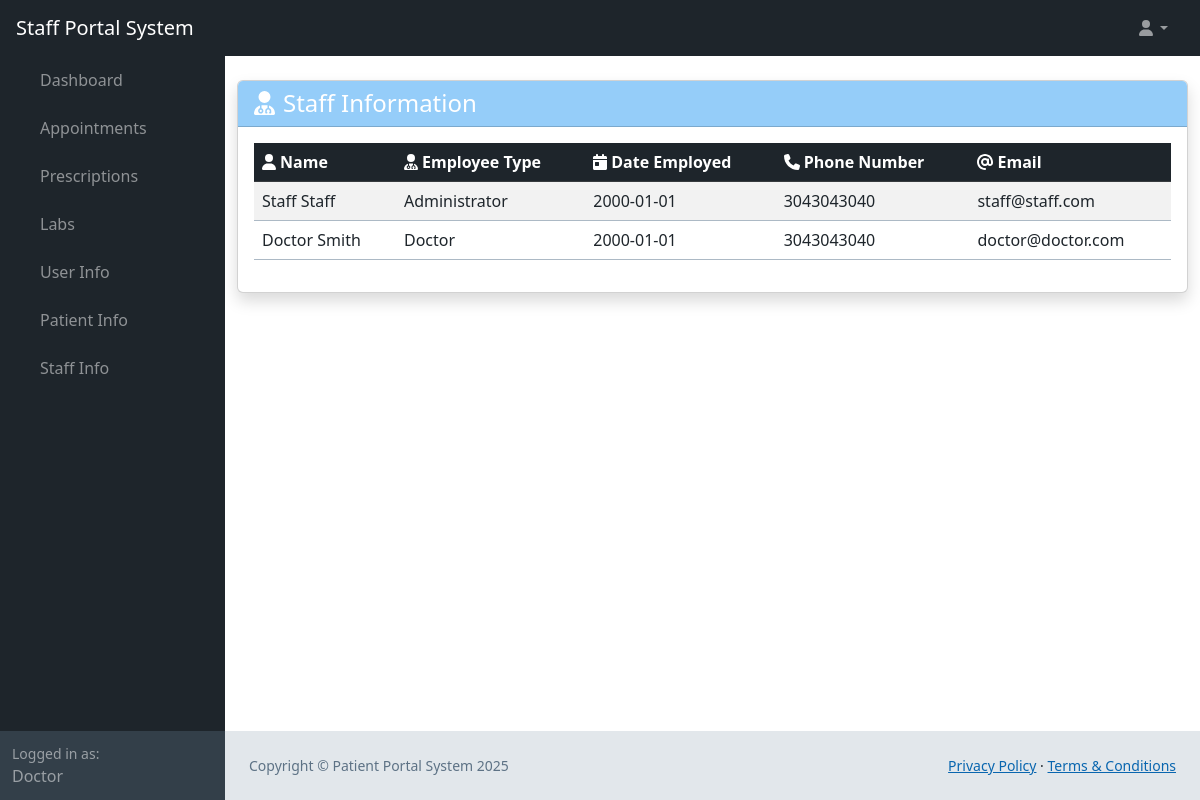
Page /web_root/staff-info.php (signed in) on the committed database.
### tables this page shows
CREATE TABLE `user` (
  `user_id` bigint(20) NOT NULL AUTO_INCREMENT,
  `first_name` varchar(25) NOT NULL,
  `last_name` varchar(50) NOT NULL,
  `phone_number` bigint(20) NOT NULL,
  `email` varchar(50) NOT NULL,
  `username` varchar(25) NOT NULL,
  `password_hash` varchar(60) NOT NULL,
  `bio` mediumtext DEFAULT NULL,
  `profile_pic` longblob DEFAULT NULL,
  PRIMARY KEY (`user_id`)
);

CREATE TABLE `staff` (
  `staff_id` int(11) NOT NULL AUTO_INCREMENT,
  `employee_type` varchar(45) DEFAULT NULL,
  `date_employed` date DEFAULT NULL,
  `user_id` bigint(20) NOT NULL UNIQUE,
  PRIMARY KEY (`staff_id`),
  KEY `fk_staff_user1_idx` (`user_id`),
  CONSTRAINT `fk_staff_user1` FOREIGN KEY (`user_id`) REFERENCES `user` (`user_id`)
);

### web_root/staff-info.php (called while the page is built, shortened)
<?php
require 'generic.php';
$query = 'SELECT * FROM staff JOIN user ON user.user_id = staff.user_id';
$employees = queryAsArray($conn, $query);
?>
<?php
require 'landing-content.php';
?>

### web_root/generic.php (called while the page is built, shortened)
<?php
    require 'functions.php';
    $conn = OpenCon();
    $userData = getDatafromTable($conn, "user", ["username" => $_SESSION['username']])[0];
    $user_id = $userData['user_id'];
    $firstName = $userData['first_name'];
    if (sizeOf(getDatafromTable($conn, "staff", ["user_id" => $user_id])) > 0) {
        $mode = 'Staff';
    }
?>

### web_root/functions.php (called while the page is built, shortened)
<?php
function getDatafromTable(mysqli $conn, string $table, array $searchConditions, $booleanOperations = "AND", $query = "select * from "): int|array
{
    $type = gettype($booleanOperations);
    if ($type == "array") {
        if (sizeof($booleanOperations) > sizeof($searchConditions)) {
            printf("There should be more search conditions than boolean operations");
            return 100;
        }
        for ($i = 0; $i < sizeof($booleanOperations); $i++) {
            if (!in_array(strtoupper($booleanOperations[$i]), ["OR", "AND", "XOR"])) {
                printf("Error getting data: incorrect boolean operator in '$booleanOperations'");
                return 101;
            }
        }
        for ($i = 0; $i < sizeof($searchConditions); $i++) {
            if ($i < sizeof($booleanOperations)) {
                $operations[$i] = strtoupper($booleanOperations[$i]);
            } else {
                $operations[$i] = "AND";
            }
        }
    } else if (!($type == "string")) {
        printf("Error incorrect data type for '$booleanOperations'");
        return 103;
    } else {
        if (in_array(strtoupper($booleanOperations), ["OR", "AND", "XOR"])) {
            for ($i = 0; $i < sizeof($searchConditions); $i++) {
                $operations[$i] = strtoupper($booleanOperations);
            }
        }
    }
    $query .= $table;
    if (sizeof($searchConditions) > 0) {
        $query .= " WHERE ";
    }
    $i = 0;
    foreach ($searchConditions as $key => $value) {
        $query .= $key . " = " . '\'' . $value . '\'';
        $query .= ' ' . $operations[$i] . ' ';
        $i++;
    }
    $query = substr($query, 0, strlen($query) - (strlen($operations[sizeof($operations) - 1]) + 2)) . ';';
    $result = mysqli_query($conn, $query);
    $results = mysqli_fetch_all($result, MYSQLI_BOTH);
    return $results;
}
function queryAsArray($conn, $query): array
{
    return $conn->query($query)->fetch_all(MYSQLI_BOTH);
}
?>

### web_root/staff-info-content.php (the view, shortened to what this page needs)
<div class="container py-4">
    <div class="card shadow">
        <div class="card-header bg-primary text-white">
            <h1 class="h4 mb-0"><i class="fas fa-user-md me-2"></i>Staff Information</h1>
        </div>
        <div class="card-body">
            <?php if (empty($employees)): ?>
                <div class="alert alert-dark">
                    <i class="fas fa-info-circle me-2"></i>No staff records found.
                </div>
            <?php else: ?>
                <div class="table-responsive">
                    <table class="table table-striped table-hover">
                        <thead class="table-dark">
                            <tr>
                                <th><i class="fas fa-user me-1"></i>Name</th>
                                <th><i class="fas fa-user-md me-1"></i>Employee Type</th>
                                <?php if ($mode != 'Patient'): ?>
                                    <th><i class="fas fa-calendar-day me-1"></i>Date Employed</th>
                                <?php endif; ?>
                                <th><i class="fas fa-phone me-1"></i>Phone Number</th>
                                <th><i class="fas fa-at me-1"></i>Email</th>
                            </tr>
                        </thead>
                        <tbody>
                            <?php foreach ($employees as $employee): ?>
                                <tr>
                                    <td><?= htmlspecialchars($employee['first_name'] . ' ' . $employee['last_name']) ?></td>
                                    <td><?= htmlspecialchars($employee['employee_type']) ?></td>
                                    <?php if ($mode != 'Patient'): ?>
                                        <td><?= htmlspecialchars($employee['date_employed']) ?></td>
                                    <?php endif; ?>
                                    <td><?= htmlspecialchars($employee['phone_number']) ?></td>
                                    <td><?= htmlspecialchars($employee['email']) ?></td>
                                </tr>
                            <?php endforeach; ?>
                        </tbody>
                    </table>
                </div>
            <?php endif; ?>
        </div>
    </div>
</div>

### web_root/landing-content.php (shortened to what this page needs)
<!DOCTYPE html>
<html lang="en">
<head>
    <link href="../css/styles.css" rel="stylesheet" />
    <link href="../css/calendar.css" rel="stylesheet" />
</head>
<body class="sb-nav-fixed">
    <nav class="sb-topnav navbar navbar-expand navbar-dark bg-dark">
        <a class="navbar-brand ps-3" href="landing.php"><?php echo $mode . " Portal System" ?></a>
        <ul class="navbar-nav ms-auto ms-md-0 me-3 me-lg-4">
            <li class="nav-item dropdown">
                <a class="nav-link dropdown-toggle" id="navbarDropdown" href="#" role="button" data-bs-toggle="dropdown"
                    aria-expanded="false"><i class="fas fa-user fa-fw"></i></a>
            </li>
        </ul>
    </nav>
    <div id="layoutSidenav">
        <div id="layoutSidenav_nav">
            <nav class="sb-sidenav accordion sb-sidenav-dark" id="sidenavAccordion">
                <div class="sb-sidenav-menu">
                    <div class="nav">
                        <div class="collapse show" id="collapseLayouts" aria-labelledby="headingOne"
                            data-bs-parent="#sidenavAccordion">
                            <nav class="sb-sidenav-menu-nested nav">
                                <a class="nav-link" href="landing.php">Dashboard</a>
                                <a class="nav-link" href="appointments.php">Appointments</a>
                                <a class="nav-link" href="prescriptions.php">Prescriptions</a>
                                <a class="nav-link" href="labs.php">Labs</a>
                                <?php if ($mode != 'Patient'): ?>
                                    <a class="nav-link" href="user-info.php">User Info</a>
                                    <a class="nav-link" href="patient-info.php">Patient Info</a>
                                <?php endif; ?>
                                <a class="nav-link" href="staff-info.php">Staff Info</a>
                            </nav>
                        </div>
                    </div>
                </div>
                <div class="sb-sidenav-footer">
                    <div class="small">Logged in as:</div>
                    <?php echo $firstName; ?>
                </div>
            </nav>
        </div>
        <div id="layoutSidenav_content">
            <?php require $content_url ?>
            <?php require 'footer.php' ?>
        </div>
    </div>
</body>

### css/calendar.css (style rules this page uses)
:root { --fc-event-bg-color: #48A8F5; --fc-event-border-color: #48A8F5; --fc-button-text-color: #fff; --fc-button-bg-color: #333F49; --fc-button-border-color: #333F49; --fc-button-hover-bg-color: #1E252B; --fc-button-hover-border-color: #1E252B; --fc-button-active-bg-color: #1E252B; --fc-button-active-border-color: #1E252B; --fc-highlight-color: #cfe8fc; --fc-today-bg-color: #EFF2F4; }

### rows in the picture
user: first_name "Doctor"
staff: user.last_name "Staff Staff", employee_type "Administrator", date_employed "2000-01-01", user.phone_number "3043043040", user.email "staff@staff.com"
staff: user.last_name "Doctor Smith", employee_type "Doctor", date_employed "2000-01-01", user.phone_number "3043043040", user.email "doctor@doctor.com"

### other values in the picture
$mode "Staff"
